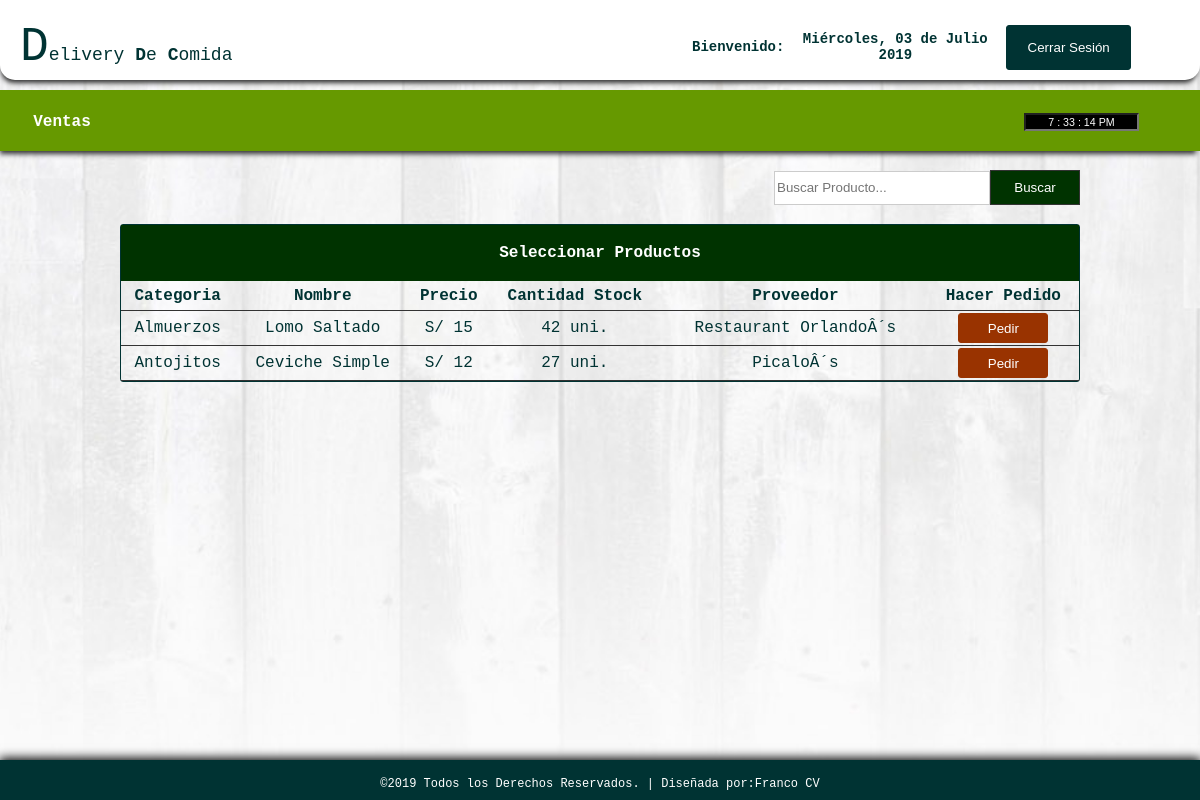
The page /sales2.php (signed in) on the database as committed earlier.
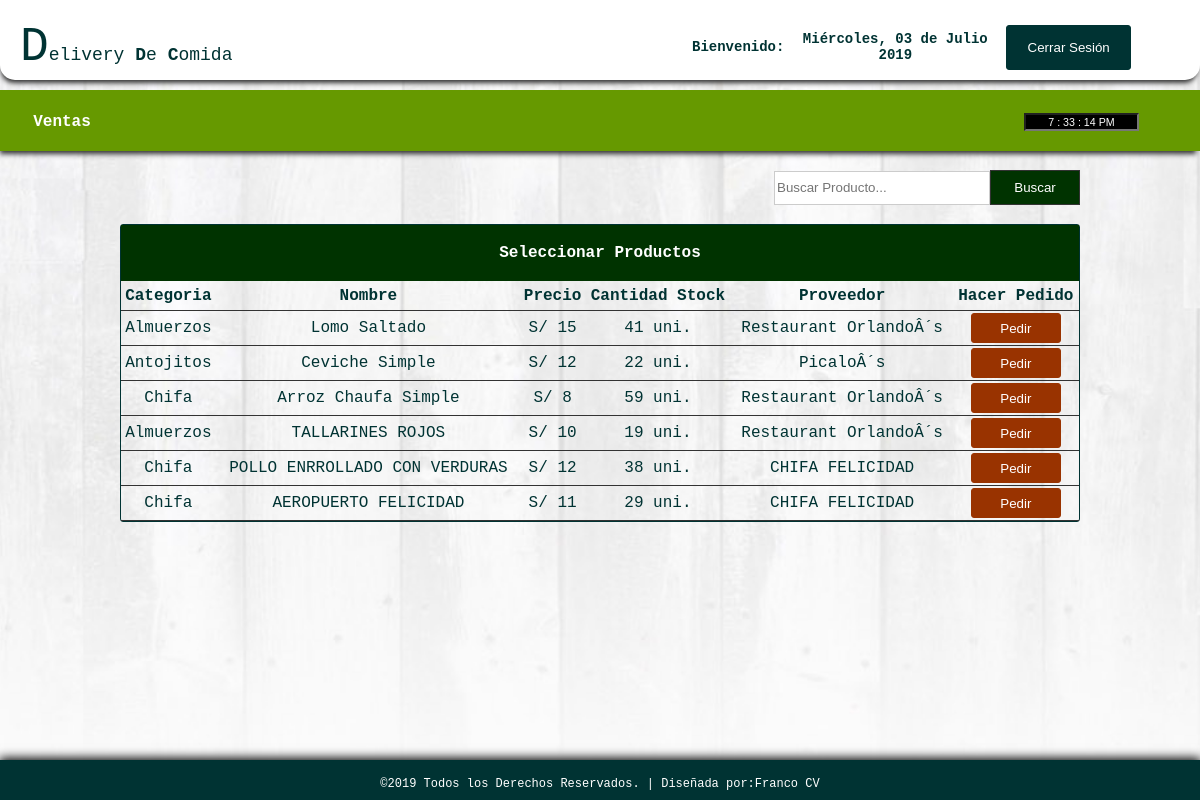
The same page on the database as committed later.
### tables this page shows
CREATE TABLE IF NOT EXISTS `products` (
`id` int(11) NOT NULL,
  `category` varchar(100) NOT NULL,
  `name` varchar(100) NOT NULL,
  `quantity` int(11) NOT NULL,
  `purchase` int(11) NOT NULL,
  `retail` int(11) NOT NULL,
  `supplier` varchar(100) NOT NULL,
  `ext` varchar(5) NOT NULL,
  `detalle` varchar(200) DEFAULT NULL
);

### sales2.php (the view, shortened to what this page needs)
<!DOCTYPE html PUBLIC "-//W3C//DTD XHTML 1.0 Transitional//EN" "http://www.w3.org/TR/xhtml1/DTD/xhtml1-transitional.dtd">
<html xmlns="http://www.w3.org/1999/xhtml">
<head>
</head>
<link rel="stylesheet" type="text/css" href="css/css1.css">
<body onload="mueveReloj()">
<div id="container">
<div id="header">
<table cellspacing="0" width="100%" border="0" cellpadding="20px">
<tr>
	<td width="56%">
    <table width="41%" border="0" cellspacing="0" cellpadding="0">
	 <tr>
       <td width="80%" align="left"> <font size="12px">D</font><span style="font-size: 18px;">elivery <b>D</b>e <b>C</b>omida</span></td>
       </tr>
	  </table></td>
    <td style="font-size:14px;">
      <table width="90%" border="0" cellspacing="0" cellpadding="0">
        <tr>
        	<th scope="col">Bienvenido: <?php echo $_SESSION['name'];?></th>
          	<th scope="col"><?php
			include_once("date1.php");
			?></th>
          	<th scope="col" width="20px"><a href="logout.php">
            <input type="button" id="btnadd" value="Cerrar Sesión" align="middle" />
          	</a></th>
        </tr>
  </table></td>
    </tr>
</table>
</div>
<br><br><br><br><br>
<div id = "headnav">
<table width="100%" border="0" cellpadding="0" cellspacing="0">
<tr>
	<td width="669" height="62">
	<table width="124" border="0" align="left" cellpadding="0" cellspacing="0">
	  <tr>
	    <th width="211" scope="col"><a href="sales1.php">Ventas</a></th>
	    </tr>
	  </table>
      </td>
      <td width="13">
      <table border="0" cellspacing="0" cellpadding="0">
      	<tr>
        	<td align="left" style="color:#FFF">
         <form name="form_reloj">
<input type="text" name="reloj" size="15" style="background-color : Black; color : White; font-family : Verdana, Arial, Helvetica; font-size : 8pt; text-align : center;" onfocus="window.document.form_reloj.reloj.blur()">
</form>
            </td>
        </tr>
      </table>
      </td>
</tr>
</table>
</div>
<br>
<table width="80%" border="0" align="center" cellpadding="0" cellspacing="0">
      <tr>
        <td height="37" align="right">
        <form action="result_sales1.php" method="get" ecntype="multipart/data-form">
        <input type="text" name="query" style="border:1px solid #CCC; color: #333; width:210px; height:30px;" placeholder="Buscar Producto..." /><input type="submit" id="btnsearch" value="Buscar" name="search" />
        </form>
     	</td>
      </tr>
    </table></th>
  <br>
  <tr>
    <td>
    <table border="0" cellpadding="0" cellspacing="0" align="center" width="80%" style="border:1px solid #033; color:#033;">
     <tr>
     <th colspan="7" align="center" height="55px" style="border-bottom:1px solid #030; background: #030; color:#FFF;"> Seleccionar Productos </th>
    </tr>
      <tr height="30px">
        <th style="border-bottom:1px solid #333;"> Categoria </th>
        <th style="border-bottom:1px solid #333;"> Nombre </th>
        <th style="border-bottom:1px solid #333;"> Precio </th>
        <th style="border-bottom:1px solid #333;"> Cantidad Stock </th>
        <th style="border-bottom:1px solid #333;"> Proveedor </th>
        <th style="border-bottom:1px solid #333;"> Hacer Pedido </th>
      </tr>
       <?php
require('config.php');
$query="SELECT * FROM products";
$result=mysqli_query($db_link, $query);
while ($row=mysqli_fetch_array($result)){?>
      <tr align="center" style="height:35px">
      	<td style="border-bottom:1px solid #333;"> <?php echo $row['category']; ?> </td>
        <td style="border-bottom:1px solid #333;"> <?php echo $row['name']; ?> </td>
        <td style="border-bottom:1px solid #333;">S/ <?php echo $row['retail']; ?> </td>
        <td style="border-bottom:1px solid #333;"> <?php echo $row['quantity']; ?> uni. </td>
        <td style="border-bottom:1px solid #333;"> <?php echo $row['supplier']; ?> </td>
        <td style="border-bottom:1px solid #333;">
        <a href="process_sales1.php?id=<?php echo md5($row['id']);?>"><input type="button" value="Pedir" style="width:90px; height:30px; color:#FFF; background: #930; border:1px solid #930; border-radius:3px;"></a>
        </td>
      </tr>
   <?php
}?>
    </table>
  </td>
  </tr>
<br><br><br>
<div id="footer">
<table border="0" cellpadding="15px" align="center"; style="size: 12px; font-family: 'Courier New', Courier, monospace; color: #FFF; font-size: 12px;">
<tr>
	<td>
     &copy;2019 Todos los Derechos Reservados.  |  Diseñada por:<a href="https://www.facebook.com/repp0rt">Franco CV</a>
    </td>
</tr>
</table>
</div>
</div>
</body>
</html>

Rows that differ between the two databases and show on the page:
changed products "Lomo Saltado": quantity "42" → "41"
changed products "Antojitos": quantity "27" → "22"
added products: category "Chifa", name "Arroz Chaufa Simple", retail "8", quantity "59", supplier "Restaurant OrlandoÂ´s"
added products: category "Almuerzos", name "TALLARINES ROJOS", retail "10", quantity "19", supplier "Restaurant OrlandoÂ´s"
added products: category "Chifa", name "POLLO ENRROLLADO CON VERDURAS", retail "12", quantity "38", supplier "CHIFA FELICIDAD"
added products: category "Chifa", name "AEROPUERTO FELICIDAD", retail "11", quantity "29", supplier "CHIFA FELICIDAD"
